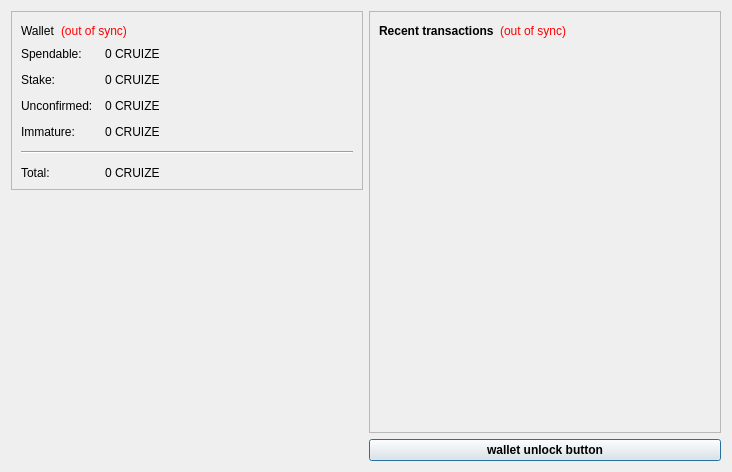
<?xml version="1.0" encoding="UTF-8"?>
<ui version="4.0">
 <class>OverviewPage</class>
 <widget class="QWidget" name="OverviewPage">
  <property name="geometry">
   <rect>
    <x>0</x>
    <y>0</y>
    <width>732</width>
    <height>472</height>
   </rect>
  </property>
  <property name="windowTitle">
   <string>Form</string>
  </property>
  <layout class="QHBoxLayout" name="horizontalLayout" stretch="0,0">
   <item>
    <layout class="QVBoxLayout" name="verticalLayout_2">
     <item>
      <widget class="QFrame" name="frame">
       <property name="frameShape">
        <enum>QFrame::StyledPanel</enum>
       </property>
       <property name="frameShadow">
        <enum>QFrame::Raised</enum>
       </property>
       <layout class="QVBoxLayout" name="verticalLayout_4">
        <item>
         <layout class="QHBoxLayout" name="horizontalLayout_4">
          <item>
           <widget class="QLabel" name="label_5">
            <property name="font">
             <font>
              <weight>50</weight>
              <bold>false</bold>
             </font>
            </property>
            <property name="text">
             <string>Wallet</string>
            </property>
           </widget>
          </item>
          <item>
           <widget class="QLabel" name="labelWalletStatus">
            <property name="toolTip">
             <string>The displayed information may be out of date. Your wallet automatically synchronizes with the cruize network after a connection is established, but this process has not completed yet.</string>
            </property>
            <property name="styleSheet">
             <string notr="true">QLabel { color: red; }</string>
            </property>
            <property name="text">
             <string notr="true">(out of sync)</string>
            </property>
            <property name="alignment">
             <set>Qt::AlignLeading|Qt::AlignLeft|Qt::AlignVCenter</set>
            </property>
           </widget>
          </item>
          <item>
           <spacer name="horizontalSpacer_2">
            <property name="orientation">
             <enum>Qt::Horizontal</enum>
            </property>
            <property name="sizeHint" stdset="0">
             <size>
              <width>40</width>
              <height>20</height>
             </size>
            </property>
           </spacer>
          </item>
         </layout>
        </item>
        <item>
         <layout class="QFormLayout" name="formLayout_2">
          <property name="fieldGrowthPolicy">
           <enum>QFormLayout::AllNonFixedFieldsGrow</enum>
          </property>
          <property name="horizontalSpacing">
           <number>12</number>
          </property>
          <property name="verticalSpacing">
           <number>12</number>
          </property>
          <item row="0" column="0">
           <widget class="QLabel" name="label">
            <property name="text">
             <string>Spendable:</string>
            </property>
           </widget>
          </item>
          <item row="0" column="1">
           <widget class="QLabel" name="labelBalance">
            <property name="font">
             <font>
              <weight>50</weight>
              <bold>false</bold>
             </font>
            </property>
            <property name="cursor">
             <cursorShape>IBeamCursor</cursorShape>
            </property>
            <property name="toolTip">
             <string>Your current spendable balance</string>
            </property>
            <property name="text">
             <string notr="true">0 CRUIZE</string>
            </property>
            <property name="textInteractionFlags">
             <set>Qt::LinksAccessibleByMouse|Qt::TextSelectableByKeyboard|Qt::TextSelectableByMouse</set>
            </property>
           </widget>
          </item>
          <item row="1" column="0">
           <widget class="QLabel" name="label_6">
            <property name="text">
             <string>Stake:</string>
            </property>
           </widget>
          </item>
          <item row="1" column="1">
           <widget class="QLabel" name="labelStake">
            <property name="font">
             <font>
              <weight>50</weight>
              <bold>false</bold>
             </font>
            </property>
            <property name="cursor">
             <cursorShape>IBeamCursor</cursorShape>
            </property>
            <property name="toolTip">
             <string>Total of coins that was staked, and do not yet count toward the current balance</string>
            </property>
            <property name="text">
             <string notr="true">0 CRUIZE</string>
            </property>
            <property name="textInteractionFlags">
             <set>Qt::LinksAccessibleByMouse|Qt::TextSelectableByKeyboard|Qt::TextSelectableByMouse</set>
            </property>
           </widget>
          </item>
          <item row="2" column="0">
           <widget class="QLabel" name="label_3">
            <property name="text">
             <string>Unconfirmed:</string>
            </property>
           </widget>
          </item>
          <item row="2" column="1">
           <widget class="QLabel" name="labelUnconfirmed">
            <property name="font">
             <font>
              <weight>50</weight>
              <bold>false</bold>
             </font>
            </property>
            <property name="cursor">
             <cursorShape>IBeamCursor</cursorShape>
            </property>
            <property name="toolTip">
             <string>Total of transactions that have yet to be confirmed, and do not yet count toward the current balance</string>
            </property>
            <property name="text">
             <string notr="true">0 CRUIZE</string>
            </property>
            <property name="textInteractionFlags">
             <set>Qt::LinksAccessibleByMouse|Qt::TextSelectableByKeyboard|Qt::TextSelectableByMouse</set>
            </property>
           </widget>
          </item>
          <item row="3" column="0">
           <widget class="QLabel" name="labelImmatureText">
            <property name="text">
             <string>Immature:</string>
            </property>
           </widget>
          </item>
          <item row="3" column="1">
           <widget class="QLabel" name="labelImmature">
            <property name="font">
             <font>
              <weight>50</weight>
              <bold>false</bold>
             </font>
            </property>
            <property name="toolTip">
             <string>Mined balance that has not yet matured</string>
            </property>
            <property name="text">
             <string notr="true">0 CRUIZE</string>
            </property>
            <property name="textInteractionFlags">
             <set>Qt::LinksAccessibleByMouse|Qt::TextSelectableByKeyboard|Qt::TextSelectableByMouse</set>
            </property>
           </widget>
          </item>
          <item row="4" column="0" colspan="2">
           <widget class="Line" name="line">
            <property name="orientation">
             <enum>Qt::Horizontal</enum>
            </property>
           </widget>
          </item>
          <item row="5" column="0">
           <widget class="QLabel" name="labelTotalText">
            <property name="text">
             <string>Total:</string>
            </property>
           </widget>
          </item>
          <item row="5" column="1">
           <widget class="QLabel" name="labelTotal">
            <property name="font">
             <font>
              <weight>50</weight>
              <bold>false</bold>
             </font>
            </property>
            <property name="cursor">
             <cursorShape>IBeamCursor</cursorShape>
            </property>
            <property name="toolTip">
             <string>Your current total balance</string>
            </property>
            <property name="text">
             <string notr="true">0 CRUIZE</string>
            </property>
            <property name="textInteractionFlags">
             <set>Qt::LinksAccessibleByMouse|Qt::TextSelectableByKeyboard|Qt::TextSelectableByMouse</set>
            </property>
           </widget>
          </item>
         </layout>
        </item>
       </layout>
      </widget>
     </item>
     <item>
      <spacer name="verticalSpacer_4">
       <property name="orientation">
        <enum>Qt::Vertical</enum>
       </property>
       <property name="sizeHint" stdset="0">
        <size>
         <width>20</width>
         <height>40</height>
        </size>
       </property>
      </spacer>
     </item>
     <item>
      <widget class="QLabel" name="label_2">
       <property name="text">
        <string/>
       </property>
       <property name="pixmap">
        <pixmap resource="../bitcoin.qrc">:/images/wallet_logo</pixmap>
       </property>
       <property name="alignment">
        <set>Qt::AlignCenter</set>
       </property>
      </widget>
     </item>
     <item>
      <spacer name="verticalSpacer">
       <property name="orientation">
        <enum>Qt::Vertical</enum>
       </property>
       <property name="sizeHint" stdset="0">
        <size>
         <width>20</width>
         <height>40</height>
        </size>
       </property>
      </spacer>
     </item>
    </layout>
   </item>
   <item>
    <layout class="QVBoxLayout" name="verticalLayout_3">
     <item>
      <widget class="QFrame" name="frame_2">
       <property name="frameShape">
        <enum>QFrame::StyledPanel</enum>
       </property>
       <property name="frameShadow">
        <enum>QFrame::Raised</enum>
       </property>
       <layout class="QVBoxLayout" name="verticalLayout">
        <item>
         <layout class="QHBoxLayout" name="horizontalLayout_2">
          <item>
           <widget class="QLabel" name="label_4">
            <property name="text">
             <string>&lt;b&gt;Recent transactions&lt;/b&gt;</string>
            </property>
           </widget>
          </item>
          <item>
           <widget class="QLabel" name="labelTransactionsStatus">
            <property name="toolTip">
             <string>The displayed information may be out of date. Your wallet automatically synchronizes with the cruize network after a connection is established, but this process has not completed yet.</string>
            </property>
            <property name="styleSheet">
             <string notr="true">QLabel { color: red; }</string>
            </property>
            <property name="text">
             <string notr="true">(out of sync)</string>
            </property>
            <property name="alignment">
             <set>Qt::AlignRight|Qt::AlignTrailing|Qt::AlignVCenter</set>
            </property>
           </widget>
          </item>
          <item>
           <spacer name="horizontalSpacer">
            <property name="orientation">
             <enum>Qt::Horizontal</enum>
            </property>
            <property name="sizeHint" stdset="0">
             <size>
              <width>40</width>
              <height>20</height>
             </size>
            </property>
           </spacer>
          </item>
         </layout>
        </item>
        <item>
         <widget class="QListView" name="listTransactions">
          <property name="styleSheet">
           <string notr="true">QListView { background: transparent; }</string>
          </property>
          <property name="frameShape">
           <enum>QFrame::NoFrame</enum>
          </property>
          <property name="verticalScrollBarPolicy">
           <enum>Qt::ScrollBarAlwaysOff</enum>
          </property>
          <property name="horizontalScrollBarPolicy">
           <enum>Qt::ScrollBarAlwaysOff</enum>
          </property>
          <property name="selectionMode">
           <enum>QAbstractItemView::NoSelection</enum>
          </property>
         </widget>
        </item>
       </layout>
      </widget>
     </item>
     <item>
      <widget class="QPushButton" name="unlockWalletButton">
       <property name="sizePolicy">
        <sizepolicy hsizetype="Minimum" vsizetype="Fixed">
         <horstretch>0</horstretch>
         <verstretch>0</verstretch>
        </sizepolicy>
       </property>
       <property name="maximumSize">
        <size>
         <width>16777214</width>
         <height>16777214</height>
        </size>
       </property>
       <property name="font">
        <font>
         <weight>75</weight>
         <bold>true</bold>
        </font>
       </property>
       <property name="toolTip">
        <string/>
       </property>
       <property name="text">
        <string>wallet unlock button</string>
       </property>
       <property name="checkable">
        <bool>false</bool>
       </property>
       <property name="autoDefault">
        <bool>false</bool>
       </property>
       <property name="default">
        <bool>true</bool>
       </property>
       <property name="flat">
        <bool>false</bool>
       </property>
      </widget>
     </item>
    </layout>
   </item>
  </layout>
 </widget>
 <resources>
  <include location="../bitcoin.qrc"/>
 </resources>
 <connections/>
</ui>
